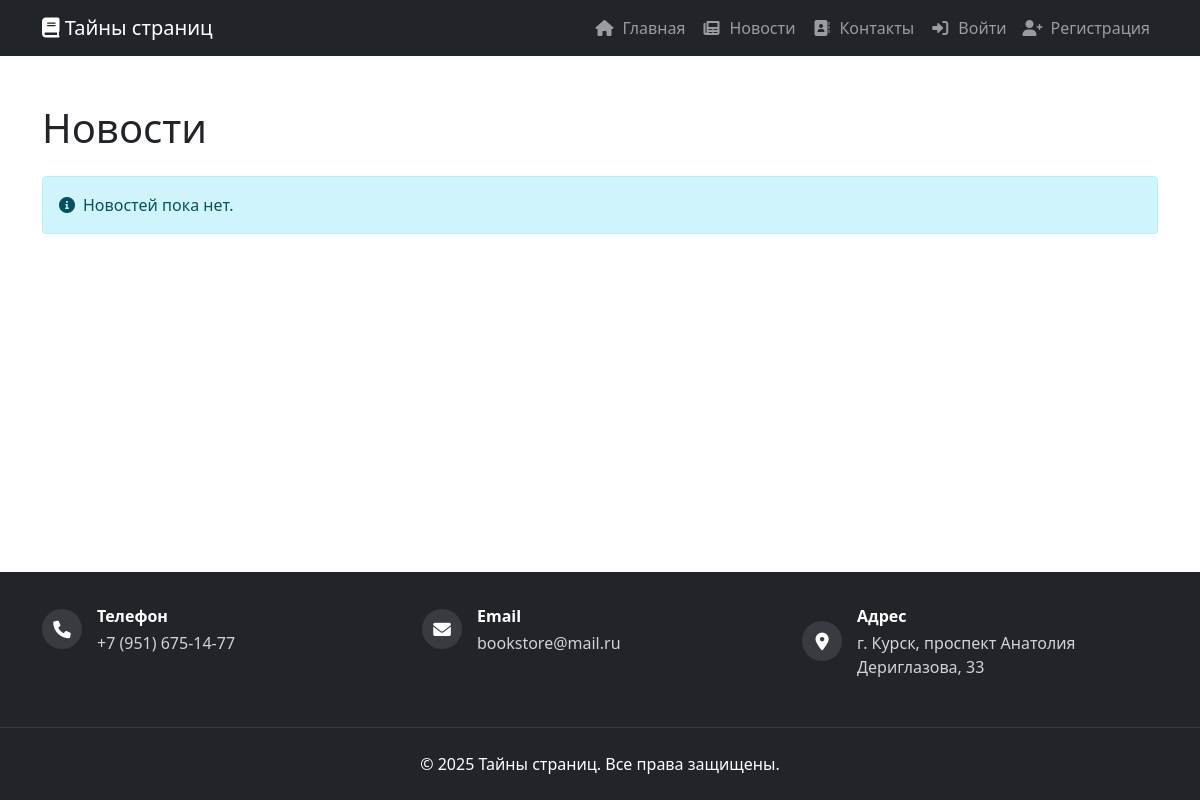
Before: /news/ with the older database file.
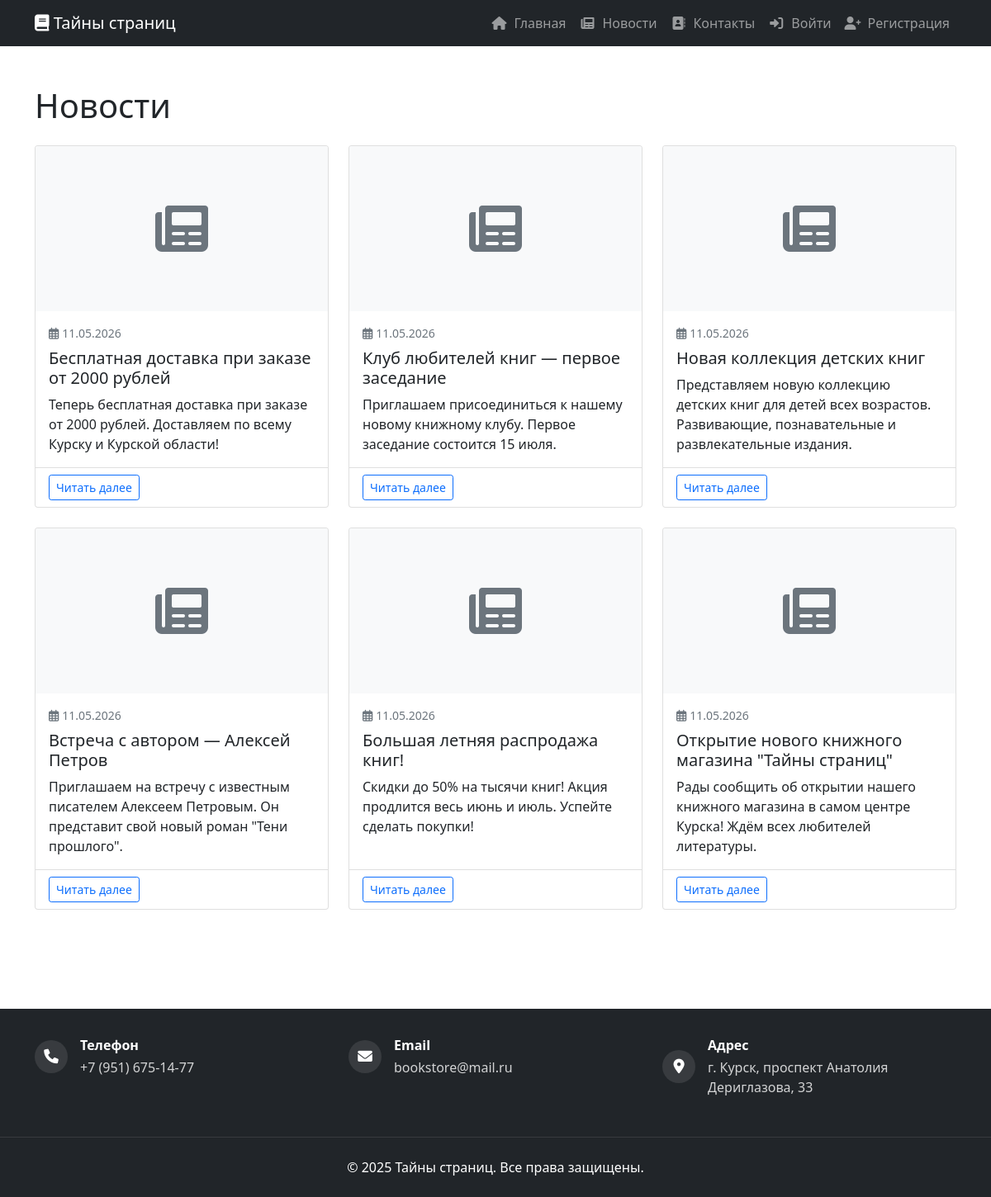
After: the same page with the newer database file.
### catalog/models.py (models this page shows, shortened)
class News(models.Model):
    title = models.CharField(max_length=200, verbose_name="Заголовок")
    slug = models.SlugField(max_length=200, unique=True, verbose_name="URL-имя")
    short_content = models.TextField(verbose_name="Краткое описание")
    content = models.TextField(verbose_name="Полное содержание")
    image = models.ImageField(upload_to='news/', verbose_name="Изображение", null=True, blank=True)
    is_published = models.BooleanField(default=True, verbose_name="Опубликовано")
    created_at = models.DateTimeField(auto_now_add=True, verbose_name="Дата создания")
    updated_at = models.DateTimeField(auto_now=True, verbose_name="Дата обновления")
    class Meta:
        verbose_name = "Новость"
        verbose_name_plural = "Новости"
        ordering = ['-created_at']

### catalog/views.py (the view)
# urls.py: path('news/', views.news_list, name='news_list'),
def news_list(request):
    news_items = News.objects.filter(is_published=True).order_by('-created_at')
    paginator = Paginator(news_items, 9)
    page_number = request.GET.get('page')
    page_obj = paginator.get_page(page_number)
    return render(request, 'catalog/news_list.html', {'page_obj': page_obj})

### catalog/templates/catalog/news_list.html (shortened to what this page needs)
{% extends 'base.html' %}
{% block content %}
<div class="container py-5">
    <h1 class="mb-4">Новости</h1>
    {% if page_obj %}
    <div class="row">
        {% for news in page_obj %}
        <div class="col-md-6 col-lg-4 mb-4">
            <div class="card h-100 news-card">
                {% if news.image %}
                <img src="{{ news.image.url }}" class="card-img-top news-image" alt="{{ news.title }}">
                {% else %}
                <div class="card-img-top news-image-placeholder d-flex align-items-center justify-content-center bg-light">
                    <i class="fas fa-newspaper fa-4x text-muted"></i>
                </div>
                {% endif %}
                <div class="card-body">
                    <p class="text-muted small mb-2">
                        <i class="far fa-calendar-alt me-1"></i>{{ news.created_at|date:"d.m.Y" }}
                    </p>
                    <h5 class="card-title">{{ news.title }}</h5>
                    <p class="card-text">{{ news.short_content|truncatewords:20 }}</p>
                </div>
                <div class="card-footer bg-transparent">
                    <a href="{% url 'news_detail' slug=news.slug %}" class="btn btn-outline-primary btn-sm">
                        Читать далее
                    </a>
                </div>
            </div>
        </div>
        {% endfor %}
    </div>
    {% else %}
    <div class="alert alert-info">
        <i class="fas fa-info-circle me-2"></i>Новостей пока нет.
    </div>
    {% endif %}
</div>
{% endblock %}

Changed rows visible on the page:
added News: created_at "11.05.2026", title "Бесплатная доставка при заказе от 2000 рублей", short_content "Теперь бесплатная доставка при заказе от 2000 рублей. Доставляем по всему Курску и Курской области!"
added News: created_at "11.05.2026", title "Клуб любителей книг — первое заседание", short_content "Приглашаем присоединиться к нашему новому книжному клубу. Первое заседание состоится 15 июля."
added News: created_at "11.05.2026", title "Новая коллекция детских книг", short_content "Представляем новую коллекцию детских книг для детей всех возрастов. Развивающие, познавательные и развлекательные издания."
added News: created_at "11.05.2026", title "Встреча с автором — Алексей Петров", short_content "Приглашаем на встречу с известным писателем Алексеем Петровым. Он представит свой новый роман \"Тени прошлого\"."
added News: created_at "11.05.2026", title "Большая летняя распродажа книг!", short_content "Скидки до 50% на тысячи книг! Акция продлится весь июнь и июль. Успейте сделать покупки!"
added News: created_at "11.05.2026", title "Открытие нового книжного магазина \"Тайны страниц\"", short_content "Рады сообщить об открытии нашего книжного магазина в самом центре Курска! Ждём всех любителей литературы."
Other visible differences:
text no longer shown: "Новостей пока нет."
